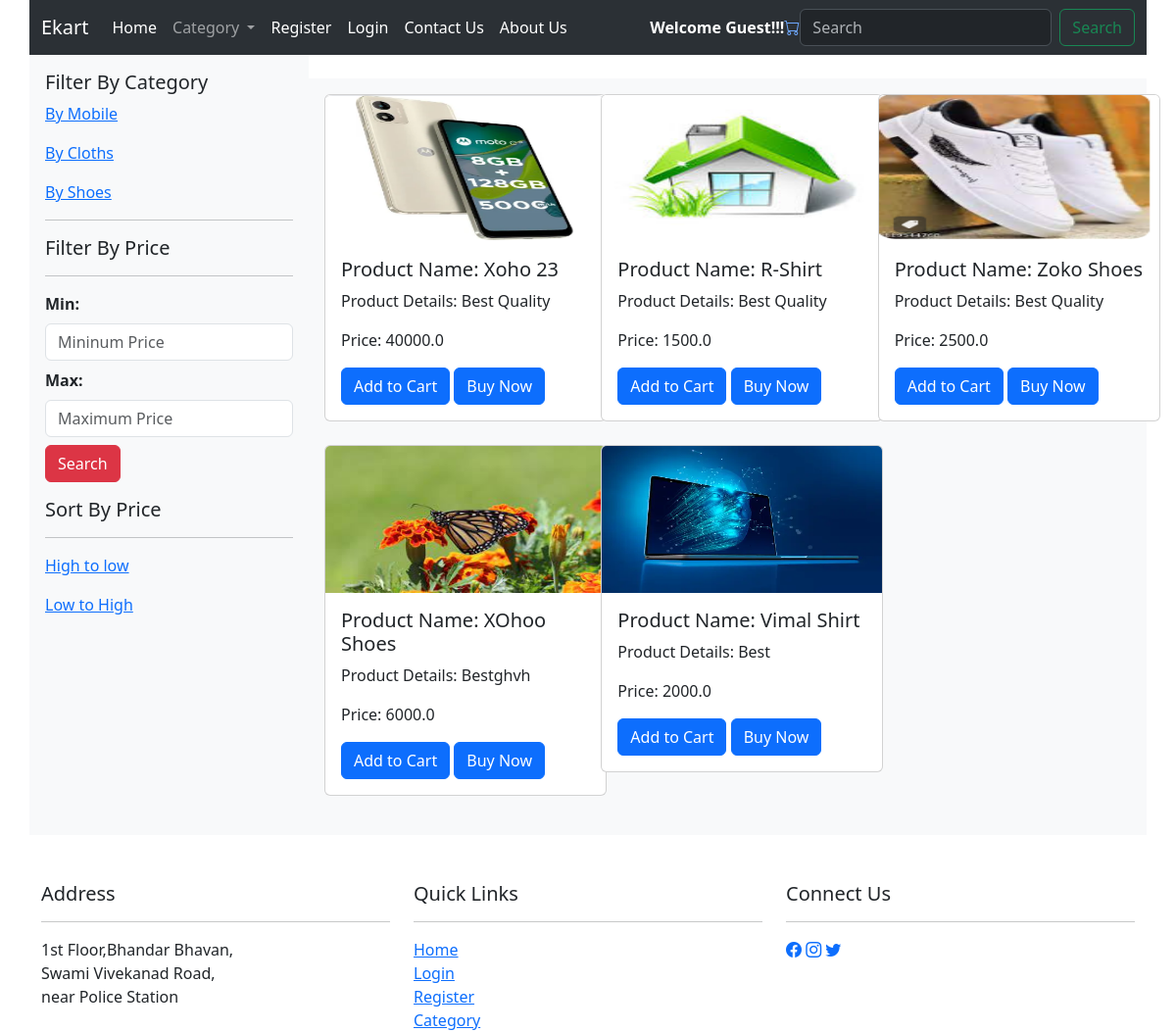
The page / on the database its author committed.
### ecommapp/models.py (models this page shows)
class Product(models.Model):
    userid = models.ForeignKey(User, on_delete=models.CASCADE, null=True, blank=True)
    product_id = models.IntegerField(primary_key=True)
    product_name = models.CharField(max_length=55)
    type = (("Mobile", "Mobile"), ("Cloths", "Cloths"), ("Shoes", "Shoes"))
    category = models.CharField(max_length=50, choices=type, default="")
    desc = models.TextField(max_length=100)
    price = models.FloatField()
    image = models.ImageField(upload_to="pics")
    objects = models.Manager()
    prod = CustomManager()

### ecommapp/views.py (the view)
# urls.py: path("", views.index, name="index"),
def index(req):
    username = req.user.username
    allproducts = Product.objects.all()
    context = {"username": username, "allproducts": allproducts}
    return render(req, "index.html", context)

### templates/index.html (shortened to what this page needs)
{% include 'header.html' %}
<div class="container">
    <div class="row">
        <div class="col-md-3 bg-light p-3">
        <h5>Filter By Category</h5>
            <p><a href="{% url 'mobilelistview' %}">By Mobile</a></p>
            <p><a href="{% url 'clothslistview' %}">By Cloths</a></p>
            <p><a href="{% url 'shoeslistview' %}">By Shoes</a></p>
            <hr>
            <h5>Filter By Price</h5>
            <hr>
            <form method="post" action="{% url 'range_view' %}">
                <div class="mb-2">
                    <label class="form-label"><strong>Min:</strong></label>
                    <input type="number"  class="form-control"  name="min" placeholder="Mininum Price">
                </div>
                <div class="mb-2">
                    <label class="form-label"><strong>Max:</strong></label>
                    <input type="number" class="form-control"  name="max" placeholder="Maximum Price">
                </div>
                <div class="mb-2">
                    <input type="submit" class="btn btn-danger" value="Search">
                </div>
            </form>
            <h5 class="mt-3">Sort By Price</h5>
            <hr>
            <p><a href="{% url 'allsortedorderview' %}?sort=high_to_low">High to low</a></p>
            <p><a href="{% url 'allsortedorderview' %}?sort=low_to_high">Low to High</a></p>
        </div>
        <div class="col-md-9 mt-4 bg-light p-3">
            <div class="row">
                {%  for item in allproducts %}
                <div class="col-md-4 mb-4">
                        <div class="card" style="width: 18rem;">
                        <img src="{{item.image.url}}" class="card-img-top" alt="{{item.product_name}}" width="50px" height="150px">
                        <div class="card-body">
                          <h5 class="card-title">Product Name: {{item.product_name}}</h5>
                          <p class="card-text">Product Details: {{item.desc}}</p>
                          <p class="card-text">Price: {{item.price}}</p>
                          <a href="/addtocart/{{item.product_id}}" class="btn btn-primary">Add to Cart</a>
                          <a href="/addtocart/{{item.product_id}}" class="btn btn-primary">Buy Now</a>
                        </div>
                      </div>
                </div>
                {% endfor %}
            </div>
        </div>
    </div>
</div>
{% include 'footer.html' %}

### templates/header.html (shortened to what this page needs)
<!doctype html>
<html lang="en">
  <head>
    <link href="https://cdn.jsdelivr.net/npm/bootstrap@5.3.2/dist/css/bootstrap.min.css" rel="stylesheet">
  </head>
  <body>
    <div class="container">
    <div class="row">
    <nav class="navbar navbar-expand-lg bg-body-tertiary" data-bs-theme="dark">
        <div class="container-fluid">
          <a class="navbar-brand" href="#">Ekart</a>
          <div class="collapse navbar-collapse" id="navbarSupportedContent">
            <ul class="navbar-nav me-auto mb-2 mb-lg-0">
              <li class="nav-item">
                <a class="nav-link active" aria-current="page" href="{% url 'index' %}">Home</a>
              </li>
              <li class="nav-item dropdown">
                <a class="nav-link dropdown-toggle" href="#" role="button" data-bs-toggle="dropdown" aria-expanded="false">
                  Category
                </a>
              </li>
              {% if user.is_authenticated %}
              <li class="nav-item">
                <a class="nav-link active" aria-disabled="true" href="{% url 'showorders' %}">My Orders</a>
              </li>
              <li class="nav-item">
                <a class="nav-link active" aria-current="page" href="{% url 'registerproduct' %}">Become Seller</a>
              </li>
              <li class="nav-item">
                <a class="nav-link active" aria-current="page" href="{% url 'viewregisterproduct' %}">My Product</a>
              </li>
              <li class="nav-item">
                <a class="nav-link active" aria-disabled="true" href="{% url 'userlogout' %}">Logout</a>
              </li>
              {% else %}
              <li class="nav-item">
                <a class="nav-link active" aria-current="page" href="{% url 'registeruser' %}">Register</a>
              </li>
              <li class="nav-item">
                <a class="nav-link active" aria-current="page" href="{% url 'loginuser' %}">Login</a>
              </li>
              {% endif %}
              <li class="nav-item">
                <a class="nav-link active" aria-current="page" href="{% url 'contactus' %}">Contact Us</a>
              </li>
              <li class="nav-item">
                <a class="nav-link active" aria-current="page" href="{% url 'aboutus' %}">About Us</a>
              </li>
            </ul>
            {% if username %}
            <strong style="color: white;">Welcome {{username}}!!!</strong>
            {% else %}
            <strong style="color: white;">Welcome Guest!!!</strong>
            {% endif %}
            <a href="{% url 'cart' %}"><i class="bi bi-cart"></i></a>
            <form   method="get" action="{% url 'searchproduct' %}" class="d-flex" role="search">
              <input class="form-control me-2" name="q" value="{{query}}" type="search" placeholder="Search" aria-label="Search">
              <button class="btn btn-outline-success" type="submit">Search</button>
            </form>
          </div>
        </div>
      </nav>
    </div>
    </div>
  </body>
</html>

### templates/footer.html (shortened to what this page needs)
<!doctype html>
<html lang="en">
  <head>
    <link href="https://cdn.jsdelivr.net/npm/bootstrap@5.3.2/dist/css/bootstrap.min.css" rel="stylesheet">
    <link rel="stylesheet" href="https://cdn.jsdelivr.net/npm/bootstrap-icons@1.11.2/font/bootstrap-icons.min.css">
  </head>
  <body>
    <div class="container mt-5">
        <div class="row">
          <div class="col-md-4 ">
            <h5>Address</h5>
            <hr>
            1st Floor,Bhandar Bhavan,<br>
            Swami Vivekanad Road,<br>
            near Police Station
          </div>
          <div class="col-md-4">
            <h5>Quick Links</h5>
            <hr>
            <a href="{% url 'index' %}">Home</a><br>
            <a href="{% url 'loginuser' %}">Login</a><br>
            <a href="{% url 'registeruser' %}">Register</a><br>
            <a href="#">Category</a>
          </div>
          <div class="col-md-4">
            <h5>Connect Us</h5>
            <hr>
            <a href="https://www.facebook.com"><i class="bi bi-facebook"></i></a>
            <a href="https://www.instagram.com"><i class="bi bi-instagram"></i></a>
            <a href="https://www.twitter.com"><i class="bi bi-twitter"></i></a>
          </div>
        </div>
    </div>
  </body>
</html>

### rows shown on the page
Product: image (picture), product_name "Xoho 23", desc "Best Quality", price "40000.0"
Product: image (picture), product_name "R-Shirt", desc "Best Quality", price "1500.0"
Product: image (picture), product_name "Zoko Shoes", desc "Best Quality", price "2500.0"
Product: image (picture), product_name "XOhoo Shoes", desc "Bestghvh", price "6000.0"
Product: image (picture), product_name "Vimal Shirt", desc "Best", price "2000.0"
